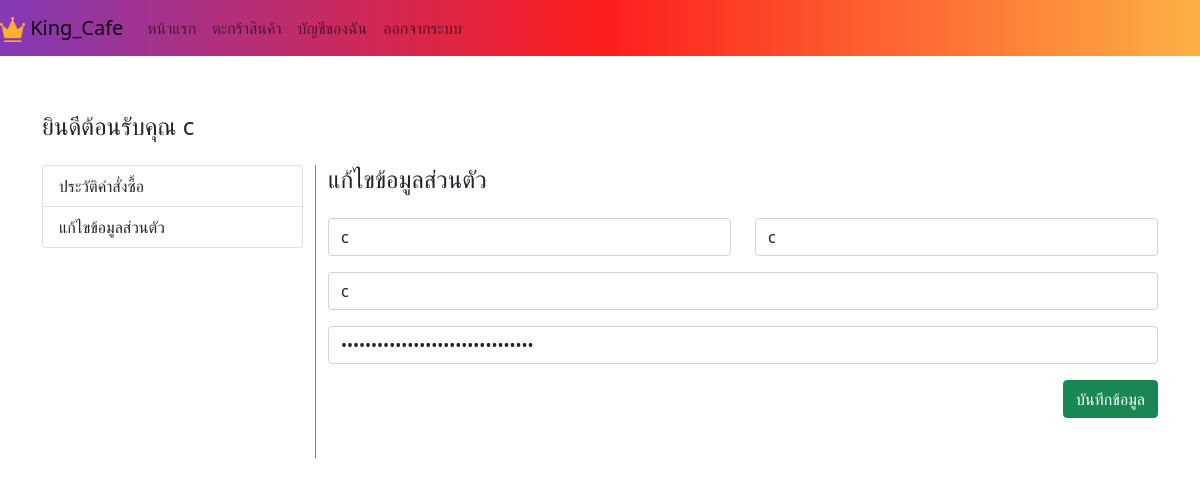
/Cafe/user_setting.php (signed in), run on the app's committed database.
### tables this page shows
CREATE TABLE `customer` (
  `c_id` int(11) NOT NULL,
  `fname` varchar(99) NOT NULL,
  `lname` varchar(88) NOT NULL,
  `username` varchar(99) NOT NULL,
  `password` varchar(99) NOT NULL
);

### Cafe/user_setting.php (the view, shortened to what this page needs)
<?php
include 'admin/assets/php/connect.php';
$c_id = $_SESSION['c_id'];
$nsql = "select fname from customer where c_id = '$c_id'";
$nload = $con->query($nsql);
if($ndata = $nload->fetch_assoc()) $fname = $ndata['fname'];
?>
<html>
<head>
    <link rel="stylesheet" href="https://stackpath.bootstrapcdn.com/bootstrap/5.0.0-alpha2/css/bootstrap.min.css">
</head>
<body>
<?php require_once 'assets/navbar.php'?>
<div class="container" style="margin-top: 7.0rem!important;">
    <div class="row">
        <div class="mb-3 col-lg-12">
            <h4 >ยินดีต้อนรับคุณ <?php echo $fname ?></h4>
        </div>
        <div class="col-lg-3">
            <div class="list-group">
                <a href="user.php" class="list-group-item">ประวัติคำสั่งซื้อ</a>
                <a href="user_setting.php" class="list-group-item">แก้ไขข้อมูลส่วนตัว</a>
            </div>
        </div>
        <div class="col-lg-9" style="border-left: 1px solid gray">
            <h4>แก้ไขข้อมูลส่วนตัว</h4>
            <form action="assets/php/update_user.php" method="post">
                    <div class="row my-4">
                        <?php
                        $sql ="select * from customer where c_id = '$c_id'";
                        $load =$con->query($sql);
                        if($data = $load->fetch_assoc()):
                        ?>
                        <div class="mb-3 col-lg-6">
                            <input type="text" name="fname" value="<?php echo $data['fname'] ?>" required class="form-control">
                        </div>
                        <div class="mb-3 col-lg-6">
                            <input type="text" name="lname" value="<?php echo $data['lname'] ?>" required class="form-control">
                        </div>
                        <div class="mb-3 col-lg-12">
                            <input type="text" name="username" value="<?php echo $data['username'] ?>" required class="form-control">
                        </div>
                        <div class="mb-3 col-lg-12">
                            <input type="password" name="password" value="<?php echo $data['password'] ?>" required class="form-control">
                        </div>
                        <div class="mb-3 col-lg-12">
                            <button class="btn btn-success" style="float: right">บันทึกข้อมูล</button>
                        </div>
                        <?php
                        endif;
                        ?>
                    </div>
            </form>
        </div>
    </div>
</div>
</body>
</html>

### data on the page
customer: fname "c", lname "c", username "c"
